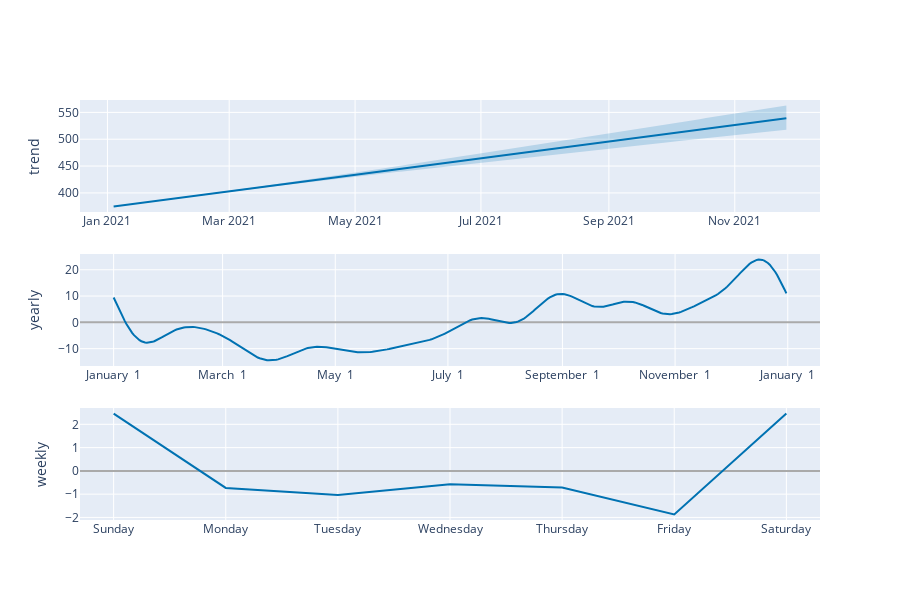

Here is the notebook cell this chart was saved with:
### Code cell
# Forecast Components
plot_components_plotly(model, forecast)

### Figure 1 — Plotly figure (JSON) as saved in the notebook; plotly's stock layout.template omitted (floating-point values rounded to 4 significant figures; data arrays with more than 128 entries replaced by an {"elided": "..."} marker saying what was removed)
{"data": [{"line": {"color": "#0072B2", "width": 2}, "mode": "lines", "name": "trend", "type": "scatter", "x": {"elided": "228 str values"}, "xaxis": "x", "y": {"elided": "228 float values"}, "yaxis": "y"}, {"line": {"color": "rgba(0, 114, 178, 0.2)", "width": 0}, "mode": "lines", "name": "trend_upper", "type": "scatter", "x": {"elided": "228 str values"}, "xaxis": "x", "y": {"elided": "228 float values"}, "yaxis": "y"}, {"fill": "tonexty", "fillcolor": "rgba(0, 114, 178, 0.2)", "line": {"color": "rgba(0, 114, 178, 0.2)", "width": 0}, "mode": "lines", "name": "trend_lower", "type": "scatter", "x": {"elided": "228 str values"}, "xaxis": "x", "y": {"elided": "228 float values"}, "yaxis": "y"}, {"line": {"color": "#0072B2", "width": 2}, "mode": "lines", "name": "yearly", "type": "scatter", "x": {"elided": "365 str values"}, "xaxis": "x2", "y": {"elided": "365 float values"}, "yaxis": "y2"}, {"line": {"color": "#0072B2", "width": 2}, "mode": "lines", "name": "weekly", "type": "scatter", "x": ["2017-01-01T00:00:00", "2017-01-02T00:00:00", "2017-01-03T00:00:00", "2017-01-04T00:00:00", "2017-01-05T00:00:00", "2017-01-06T00:00:00", "2017-01-07T00:00:00"], "xaxis": "x3", "y": [2.461, -0.7334, -1.034, -0.5721, -0.712, -1.87, 2.461], "yaxis": "y3"}], "layout": {"height": 600, "showlegend": false, "width": 900, "xaxis": {"anchor": "y", "domain": [0, 1], "range": ["2020-12-18T16:48:00", "2021-12-12T07:12:00"], "type": "date"}, "xaxis2": {"anchor": "y2", "domain": [0, 1], "range": ["2016-12-13T18:54:02.958904115", "2018-01-18T11:04:57.863013581"], "tickformat": "%B %e", "type": "date"}, "xaxis3": {"anchor": "y3", "domain": [0, 1], "range": ["2016-12-31T16:48:00", "2017-01-07T07:12:00"], "tickformat": "%A", "type": "date"}, "yaxis": {"anchor": "x", "domain": [0.7333, 1], "rangemode": "normal", "title": {"text": "trend"}, "zerolinecolor": "#AAA"}, "yaxis2": {"anchor": "x2", "domain": [0.3667, 0.6333], "title": {"text": "yearly"}, "zerolinecolor": "#AAA"}, "yaxis3": {"anchor": "x3", "domain": [0, 0.2667], "title": {"text": "weekly"}, "zerolinecolor": "#AAA"}}}
